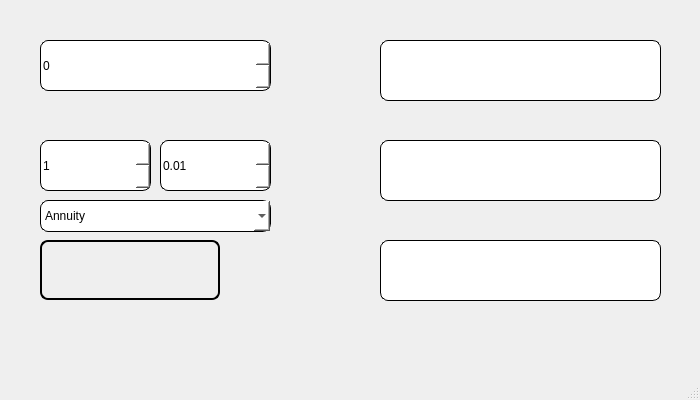
<?xml version="1.0" encoding="UTF-8"?>
<ui version="4.0">
 <class>credit</class>
 <widget class="QMainWindow" name="credit">
  <property name="geometry">
   <rect>
    <x>0</x>
    <y>0</y>
    <width>700</width>
    <height>400</height>
   </rect>
  </property>
  <property name="sizePolicy">
   <sizepolicy hsizetype="Fixed" vsizetype="Fixed">
    <horstretch>0</horstretch>
    <verstretch>0</verstretch>
   </sizepolicy>
  </property>
  <property name="minimumSize">
   <size>
    <width>700</width>
    <height>400</height>
   </size>
  </property>
  <property name="maximumSize">
   <size>
    <width>700</width>
    <height>400</height>
   </size>
  </property>
  <property name="windowTitle">
   <string>MainWindow</string>
  </property>
  <widget class="QWidget" name="centralwidget">
   <property name="styleSheet">
    <string notr="true">border-image: url(&quot;:/pictures/bg_credit.png&quot;)  0 0 0 0 stretch stretch</string>
   </property>
   <widget class="QSpinBox" name="spinBox">
    <property name="geometry">
     <rect>
      <x>40</x>
      <y>40</y>
      <width>231</width>
      <height>51</height>
     </rect>
    </property>
    <property name="styleSheet">
     <string notr="true">QSpinBox {
	color: none;
	border: 1px solid;
	border-radius: 8px; 
	white-space: normal;
	gridline-color: gray;
	text-align: center;
	font: 32pt &quot;Monaco&quot;;
	border-image:  none;
	background-color: palette(base);
}</string>
    </property>
   </widget>
   <widget class="QSpinBox" name="spinBox_2">
    <property name="geometry">
     <rect>
      <x>40</x>
      <y>140</y>
      <width>111</width>
      <height>51</height>
     </rect>
    </property>
    <property name="styleSheet">
     <string notr="true">QSpinBox {
	color: none;
	border: 1px solid;
	border-radius: 8px; 
	white-space: normal;
	gridline-color: gray;
	text-align: center;
	font: 32pt &quot;Monaco&quot;;
	border-image:  none;
	background-color: palette(base);
}</string>
    </property>
    <property name="minimum">
     <number>1</number>
    </property>
    <property name="maximum">
     <number>240</number>
    </property>
   </widget>
   <widget class="QTextEdit" name="textEdit">
    <property name="geometry">
     <rect>
      <x>380</x>
      <y>40</y>
      <width>281</width>
      <height>61</height>
     </rect>
    </property>
    <property name="styleSheet">
     <string notr="true">QTextEdit {
	color: none;
	border: 1px solid;
	border-radius: 8px; 
	white-space: normal;
	gridline-color: gray;
	text-align: center;
	font: 32pt &quot;Monaco&quot;;
	border-image:  none;
	background-color: palette(base);
}</string>
    </property>
   </widget>
   <widget class="QTextEdit" name="textEdit_2">
    <property name="geometry">
     <rect>
      <x>380</x>
      <y>140</y>
      <width>281</width>
      <height>61</height>
     </rect>
    </property>
    <property name="styleSheet">
     <string notr="true">QTextEdit {
	color: none;
	border: 1px solid;
	border-radius: 8px; 
	white-space: normal;
	gridline-color: gray;
	text-align: center;
	font: 32pt &quot;Monaco&quot;;
	border-image:  none;
	background-color: palette(base);
}</string>
    </property>
   </widget>
   <widget class="QTextEdit" name="textEdit_3">
    <property name="geometry">
     <rect>
      <x>380</x>
      <y>240</y>
      <width>281</width>
      <height>61</height>
     </rect>
    </property>
    <property name="styleSheet">
     <string notr="true">QTextEdit {
	color: none;
	border: 1px solid;
	border-radius: 8px; 
	white-space: normal;
	gridline-color: gray;
	text-align: center;
	font: 32pt &quot;Monaco&quot;;
	border-image:  none;
	background-color: palette(base);
}</string>
    </property>
   </widget>
   <widget class="QPushButton" name="push_calc">
    <property name="geometry">
     <rect>
      <x>40</x>
      <y>240</y>
      <width>180</width>
      <height>60</height>
     </rect>
    </property>
    <property name="minimumSize">
     <size>
      <width>180</width>
      <height>60</height>
     </size>
    </property>
    <property name="maximumSize">
     <size>
      <width>180</width>
      <height>60</height>
     </size>
    </property>
    <property name="styleSheet">
     <string notr="true">QPushButton {
	color: transparent;
	border: 2px solid;
	border-radius: 8px; 
	white-space: normal;
	gridline-color: gray;
	text-align: center;
	font: 1pt &quot;Times New Roman&quot;;
	border-image: url(&quot;:/pictures/calculate.png&quot;) 0 0 0 0 stretch stretch
}

QPushButton:hover:!pressed
{
  border: 1px solid red;
}

QPushButton:pressed
{
	border-radius: 20px; 
}</string>
    </property>
    <property name="text">
     <string>ca</string>
    </property>
   </widget>
   <widget class="QComboBox" name="comboBox">
    <property name="geometry">
     <rect>
      <x>40</x>
      <y>200</y>
      <width>231</width>
      <height>32</height>
     </rect>
    </property>
    <property name="styleSheet">
     <string notr="true">QComboBox {
	color: none;
	border: 1px solid;
	border-radius: 8px; 
	white-space: normal;
	gridline-color: gray;
	text-align: center;
	font: 18pt &quot;Monaco&quot;;
	border-image:  none;
	background-color: palette(base);
}</string>
    </property>
    <item>
     <property name="text">
      <string>Annuity</string>
     </property>
    </item>
    <item>
     <property name="text">
      <string>Differentiated</string>
     </property>
    </item>
   </widget>
   <widget class="QDoubleSpinBox" name="doubleSpinBox">
    <property name="geometry">
     <rect>
      <x>160</x>
      <y>140</y>
      <width>111</width>
      <height>51</height>
     </rect>
    </property>
    <property name="styleSheet">
     <string notr="true">QDoubleSpinBox {
	color: none;
	border: 1px solid;
	border-radius: 8px; 
	white-space: normal;
	gridline-color: gray;
	text-align: center;
	font: 32pt &quot;Monaco&quot;;
	border-image:  none;
	background-color: palette(base);
}</string>
    </property>
    <property name="minimum">
     <double>0.010000000000000</double>
    </property>
   </widget>
  </widget>
  <widget class="QMenuBar" name="menubar">
   <property name="geometry">
    <rect>
     <x>0</x>
     <y>0</y>
     <width>700</width>
     <height>24</height>
    </rect>
   </property>
  </widget>
  <widget class="QStatusBar" name="statusbar"/>
 </widget>
 <resources/>
 <connections/>
</ui>
